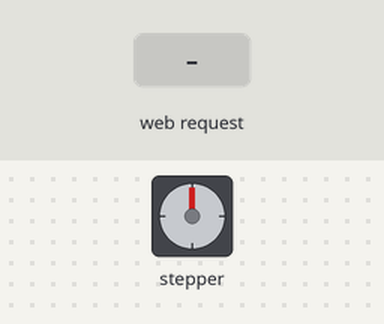
Recording of a sketch running on a simulated ESP8266 (NodeMCU). Parts: stepper motor. The test bench sets the inputs (shaded band). WiFi joins after 1.5 s; servers stay silent unless stated; stepper angles assume 2048 steps per turn; what the sketch prints to the serial monitor is not drawn.

Above: at 2.7 s.
2.8 s: HTTP request GET /sendValue?degrees=1 received
At 3.25 s:
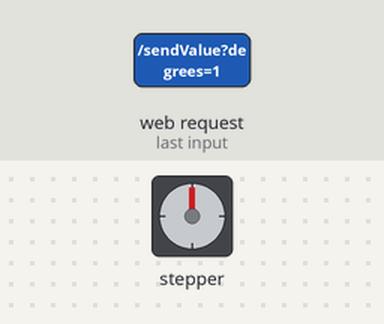
5.8 s: HTTP request GET /sendValue?degrees=120 received
8.8 s: HTTP request GET /sendValue?degrees=0 received
At 9.4 s:
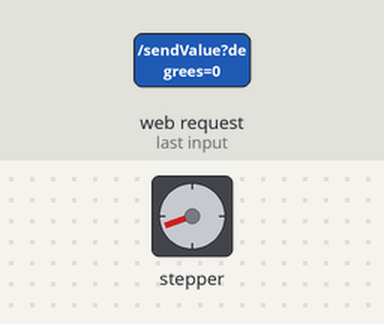
10.4 s: HTTP request GET /sendValue?degrees=1 received
At 10.76 s:
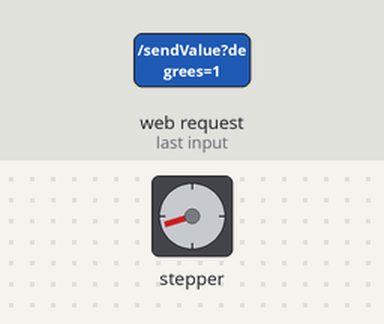
13.4 s: HTTP request GET /sendValue?degrees=120 received
Timing chart, 0 to 29.6 s (numbered marks = the images above; inputs shaded):
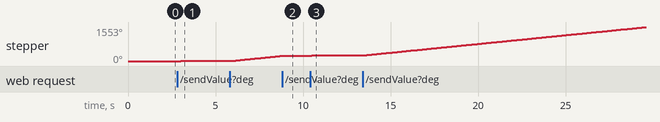

Measured:
- after the input at 8.8 s, stepper: goes on until 8.9 s, then stays 250°

The sketch:

wifi_buoc_joystick.ino
```cpp
#include <ESP8266WiFi.h>
#include <ESP8266WebServer.h>
#include <Stepper.h>
#include <String.h>
#include "wifi_buoc_joystick.h"

#define TENWIFI "chithanh"
#define PASSWIFI "mottoichin"

const int stepperRevolution = 2048;
Stepper myStepper(stepperRevolution, D1, D3, D2, D4);

ESP8266WebServer server(80);

int joyButtonPin = D5;  // chân nút nhấn của joystick
int analogPin = A0;     // chân analog A0 dùng cho trục X joystick

int receivedValue = 0;
bool isStepped = false;
int offset = 0;

int degreeToSteps(int degree) {
  if (degree == 0) return 0;
  return stepperRevolution / (360 / degree);
}

void connection() {
  String s = MAIN_page;
  server.send(200, "text/html", s);
}

void handleReadSerial() {
  int xValue = analogRead(analogPin);
  int buttonState = digitalRead(joyButtonPin);
  String result = "Joystick X: " + String(xValue);
  result += " | Nút nhấn: " + String(buttonState == LOW ? "Được nhấn" : "Chưa nhấn");
  server.send(200, "text/plain", result);
}

void handleSendValue() {
  if (server.hasArg("degrees")) {
    String recString = server.arg("degrees");
    bool isNeg = (recString[0] == '-') ? true : false;
    if (isNeg) {
      recString[0] = '0';
      receivedValue = -1 * recString.toInt();
    } else {
      receivedValue = recString.toInt();
    }
  }
}

void setup() {
  myStepper.setSpeed(14);
  Serial.begin(9600);

  pinMode(joyButtonPin, INPUT_PULLUP); // đọc nút nhấn với trở kéo lên

  WiFi.begin(TENWIFI, PASSWIFI);
  Serial.print("\nĐang kết nối");
  while (WiFi.status() != WL_CONNECTED) {
    delay(500);
    Serial.print(".");
  }

  Serial.print("\nKết nối thành công. IP: ");
  Serial.println(WiFi.localIP());

  server.on("/", connection);
  server.on("/readSerial", handleReadSerial);
  server.on("/sendValue", handleSendValue);
  server.begin();
  Serial.println("Server đã khởi động.");
}

void loop() {
  server.handleClient();
  unsigned long currentMillis = millis();

  if (receivedValue != 0 && currentMillis % 500 <= 15 && !isStepped) {
    int degree = (receivedValue < 0) ? receivedValue - offset : receivedValue + offset;
    Serial.println(degree);
    myStepper.step(degreeToSteps(degree));
    isStepped = true;
  } else {
    isStepped = false;
  }
}
```

wifi_buoc_joystick.h
```cpp
const char MAIN_page[] PROGMEM = R"=====(

<!DOCTYPE html>
<html>
  <head>
    <meta name='viewport' content='width=device-width, initial-scale=1.0'/>
    <meta charset='utf-8'>
    <style>
      html {
        font-family: Helvetica;
        display: inline-block;
        margin: 0px auto;
        text-align: center;
      }
      .button {
        background-color: #4CAF50;
        border: none;
        color: white;
        padding: 16px 40px;
        text-decoration: none;
        font-size: 30px;
        margin: 2px;
        cursor: pointer;
      }
      .btn{
        background-color: #4CAF50;
        border: none;
        color: white;
        padding: 8px 20px;
        text-decoration: none;
        font-size: 16px;
        margin: 2px;
        cursor: pointer;
      }
      .degrees-input {
        width: 60px;
        height: 30px;
        font-size: 20px;
        text-align: center;
      }
    </style>
    <title>Joystick và Động cơ bước</title>
  </head>
  <body>
    <h1><p id="serialMonitor"> None </p></h1><br>
    <div id="motor_controller">
      <p>Điều khiển động cơ bước</p>
      Degrees: <input class="degrees-input" type="text" id="degrees" value="">
      <button class="btn" onclick="sendValue()">Gửi</button>
    </div>

    <script>
      window.onload = function() {
        readSerial();
      };

      function readSerial() {
        var serialMonitor = document.getElementById('serialMonitor');
        var xhttp = new XMLHttpRequest();
        xhttp.onreadystatechange = function() {
          if (this.readyState == 4 && this.status == 200) {
            serialMonitor.innerHTML = this.responseText;
            setTimeout(readSerial, 500);
          }
        };
        xhttp.open('GET', 'readSerial', true);
        xhttp.send();
      }

      function sendValue() {
        var degreesInput = document.getElementById('degrees');
        var xhttp2 = new XMLHttpRequest();
        var degrees = degreesInput.value;
        xhttp2.open('POST', 'sendValue', true);
        xhttp2.setRequestHeader('Content-type', 'application/x-www-form-urlencoded');
        xhttp2.send('degrees=' + degrees);
      }
    </script>
  </body>
</html>

)=====";
```
